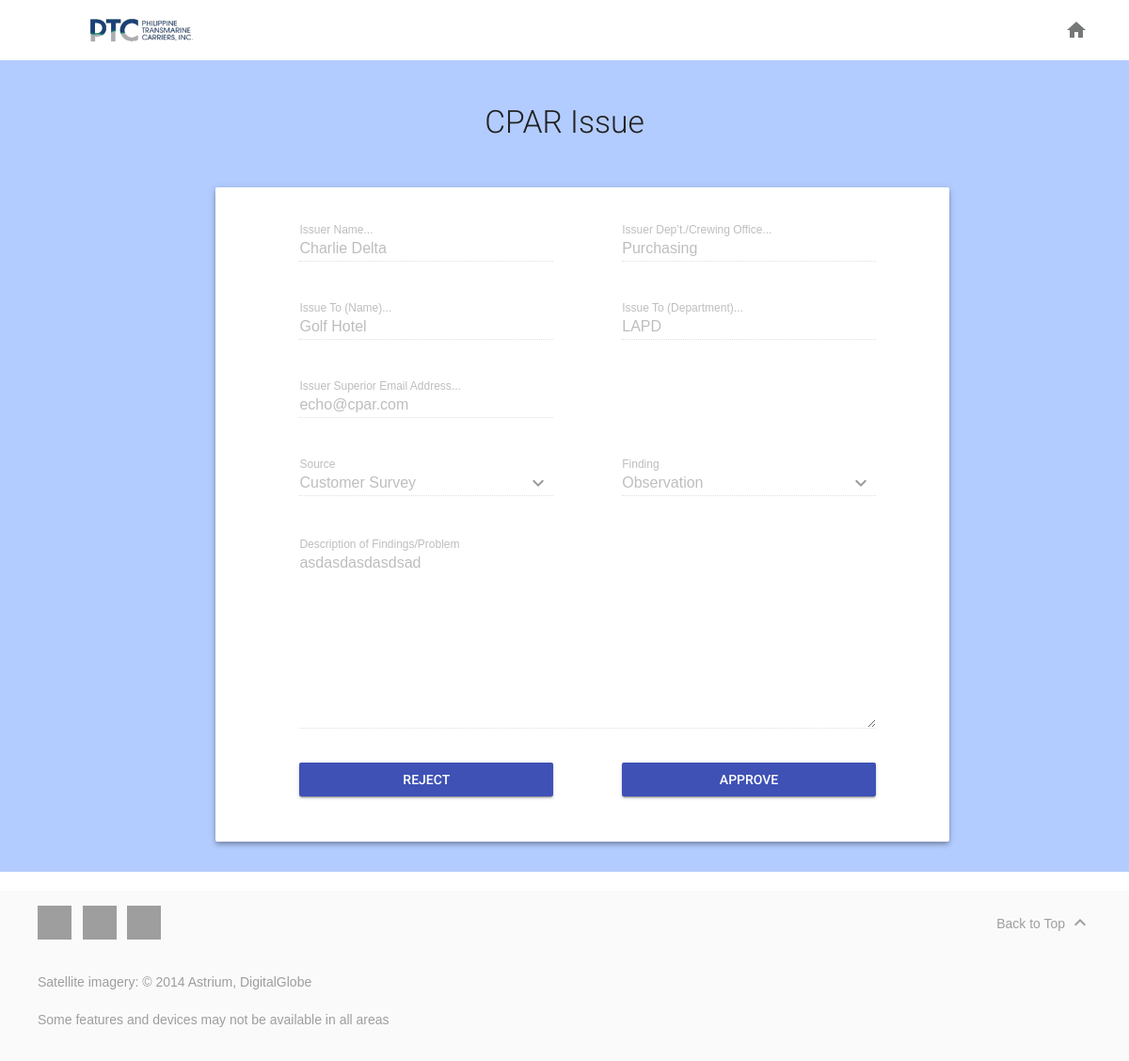
Page /superior-validate-cpar.php?issue_id_to_validate=1 (signed in) on the committed database.
### tables this page shows
CREATE TABLE `iss` (
  `ISS_ID` int(11) NOT NULL AUTO_INCREMENT,
  `ISS_SRC` varchar(50) DEFAULT NULL,
  `ISS_FNDNG` varchar(50) DEFAULT NULL,
  `ISS_FNDNG_DSC` longtext,
  `ISS_APPRVL_STS` varchar(50) DEFAULT NULL,
  `ISS_VLDT_STS` varchar(50) DEFAULT NULL,
  `ISS_RSN_FR_DNL` longtext,
  `ISS_DT` date DEFAULT NULL,
  `ISS_TM` time DEFAULT NULL,
  `ISS_USR_ISSR_ID` int(11) DEFAULT NULL,
  `ISS_USR_SPR_ID` int(11) DEFAULT NULL,
  `ISS_USR_CNCRN_ID` int(11) DEFAULT NULL,
  `ISS_CNCRN_ID` int(11) DEFAULT NULL,
  `ISS_DT_CRTD` date DEFAULT NULL,
  `ISS_DT_APPRVD` date DEFAULT NULL,
  PRIMARY KEY (`ISS_ID`),
  KEY `ISS_USR_ID` (`ISS_USR_ISSR_ID`),
  KEY `ISS_USR_SPR_ID` (`ISS_USR_SPR_ID`),
  KEY `ISS_USR_CNCRN_ID` (`ISS_USR_CNCRN_ID`),
  KEY `ISS_CNCRN_ID` (`ISS_CNCRN_ID`)
);

CREATE TABLE `usr` (
  `USR_ID` int(11) unsigned NOT NULL AUTO_INCREMENT,
  `USR_NM` varchar(25) DEFAULT NULL,
  `USR_EML` varchar(25) DEFAULT NULL,
  `USR_DPRTMNT` varchar(25) DEFAULT NULL,
  `USR_ACCNT_ID` int(11) unsigned DEFAULT NULL,
  `USR_ACCNT_TYP_ID` int(11) unsigned DEFAULT NULL,
  PRIMARY KEY (`USR_ID`),
  KEY `U_ACCNT_ID` (`USR_ACCNT_ID`),
  KEY `USR_ACCNT_TYP` (`USR_ACCNT_TYP_ID`)
);

### include/superior_get_issue_data.php (called while the page is built, shortened)
<?php
require_once('connect/connect.php');
if(isset($_GET['issue_id_to_validate'])) {
	if($sql = mysqli_query($con, 'SELECT * FROM ISS, USR WHERE ISS_ID = ' . $_GET['issue_id_to_validate'] . ' AND ISS.ISS_USR_ISSR_ID=USR.USR_ID LIMIT 1')) {
		while ($row = mysqli_fetch_array($sql, MYSQLI_ASSOC)) {
			$issr_array[] = $row;
		}
	}
	if($sql = mysqli_query($con, 'SELECT * FROM ISS, USR WHERE ISS_ID = ' . $_GET['issue_id_to_validate'] . ' AND ISS.ISS_USR_SPR_ID=USR.USR_ID LIMIT 1')) {
		while ($row = mysqli_fetch_array($sql, MYSQLI_ASSOC)) {
			$spr_array[] = $row;
		}
	}
	if($sql = mysqli_query($con, 'SELECT * FROM ISS, USR WHERE ISS_ID = ' . $_GET['issue_id_to_validate'] . ' AND ISS.ISS_USR_CNCRN_ID=USR.USR_ID LIMIT 1')) {
		while ($row = mysqli_fetch_array($sql, MYSQLI_ASSOC)) {
			$cncrn_array[] = $row;
		}
	}
}
$issr_nm = $issr_array[0]["USR_NM"];
$issr_dprtmnt = $issr_array[0]["USR_DPRTMNT"];
$cncrn_nm = $cncrn_array[0]["USR_NM"];
$cncrn_dprtmnt = $cncrn_array[0]["USR_DPRTMNT"];
$spr_eml = $spr_array[0]["USR_EML"];
$iss_src = $issr_array[0]["ISS_SRC"];
$iss_fndng = $issr_array[0]["ISS_FNDNG"];
$iss_fndng_dsc = $issr_array[0]["ISS_FNDNG_DSC"];
?>

### superior-validate-cpar.php (the view, shortened to what this page needs)
<!doctype html>
<html lang="en">
  <?php require_once('header.php');
		require_once('include/check_session.php');
		require_once('include/superior_get_issue_data.php');
  ?>
  <body>
    <div class="mdl-layout mdl-js-layout mdl-layout--fixed-header">
      <?php include_once('superior/superior-manage-account-topbar.php'); ?>
         <main class="android-content mdl-layout__content">
           <div class="page-content" style="background-color: #b3ccff">
          <br>
           <div class="mdl-tabs__panel is-active" id="demo">
              <h1>CPAR Issue</h1>
       <div class="mdl-grid">
            <div class="mdl-cell mdl-cell--2-col"></div>
            <div class="mdl-cell mdl-cell--10-col">
               <div class="mdl-grid portfolio-max-width portfolio-contact">
                <div class="mdl-cell mdl-cell--10-col mdl-card mdl-shadow--4dp">
                    <div class="mdl-card__supporting-text">
                            <form action="superior-validate-cpar.php" class="" enctype="multipart/form-data" method="POST">
                                 <div class="mdl-grid">
                                    <div class="mdl-cell mdl-cell--1-col"></div>
                                     <div class="mdl-cell mdl-cell--5-col">
                                        <div class="mdl-textfield mdl-js-textfield mdl-textfield--floating-label" style="width: 100%">
                                            <input class="mdl-textfield__input" pattern="[A-Z,a-z, ]*" type="text" id="Name" value="<?php echo $issr_nm;?>" disabled="true">
                                            <label class="mdl-textfield__label" for="Name">Issuer Name...</label>
                                        </div>
                                     </div>
                                     <div class="mdl-cell mdl-cell--1-col"></div>
                                     <div class="mdl-cell mdl-cell--5-col">
                                          <div class="mdl-textfield mdl-js-textfield mdl-textfield--floating-label" style="width: 100%">
                                            <input class="mdl-textfield__input" pattern="[A-Z,a-z, ]*" type="text" id="Name" value="<?php echo $issr_dprtmnt;?>" disabled="true">
                                            <label class="mdl-textfield__label" for="Name">Issuer Dep’t./Crewing Office...</label>
                                        </div>
                                     </div>
                                    <div class="mdl-cell mdl-cell--1-col"></div>
                                     <div class="mdl-cell mdl-cell--5-col">
                                       <div class="mdl-textfield mdl-js-textfield mdl-textfield--floating-label" style="width: 100%">
                                            <input class="mdl-textfield__input" pattern="[A-Z,a-z, ]*" type="text" id="Name"  value="<?php echo $cncrn_nm;?>" disabled="true">
                                            <label class="mdl-textfield__label" for="Name">Issue To (Name)...</label>
                                        </div>
                                     </div>
                                     <div class="mdl-cell mdl-cell--1-col"></div>
                                     <div class="mdl-cell mdl-cell--5-col">
                                        <div class="mdl-textfield mdl-js-textfield mdl-textfield--floating-label" style="width: 100%">
                                            <input class="mdl-textfield__input" pattern="[A-Z,a-z, ]*" type="text" id="Name"  value="<?php echo $cncrn_dprtmnt;?>" disabled="true">
                                            <label class="mdl-textfield__label" for="Name">Issue To (Department)...</label>
                                        </div>
                                     </div>
                                     <div class="mdl-cell mdl-cell--1-col"></div>
                                     <div class="mdl-cell mdl-cell--5-col">
                                        <div class="mdl-textfield mdl-js-textfield mdl-textfield--floating-label" style="width: 100%">
                                            <input class="mdl-textfield__input" pattern="[A-Z,a-z,0-9,@,. ]*" type="email" id="Name"  value="<?php echo $spr_eml;?>" disabled="true">
                                            <label class="mdl-textfield__label" for="Name">Issuer Superior Email Address...</label>
                                         </div>
                                     </div>
                                    <div class="mdl-cell mdl-cell--6-col"></div>
                                     <br>
                                    <div class="mdl-cell mdl-cell--1-col"></div>
                                     <div class="mdl-cell mdl-cell--5-col">
                                        <div class="mdl-textfield mdl-js-textfield mdl-textfield--floating-label getmdl-select getmdl-select__fullwidth getmdl-select__fix-height">
                                            <input class="mdl-textfield__input" type="text" id="sample" readonly tabIndex="-1"  value="<?php echo $iss_src;?>" disabled="true">
                                            <label for="sample2">
                                                <i class="mdl-icon-toggle__label material-icons">keyboard_arrow_down</i>
                                            </label>
                                            <label for="sample" class="mdl-textfield__label">Source</label>
                                        </div>
                                     </div>
                                     <br>
                                     <div class="mdl-cell mdl-cell--1-col"></div>
                                     <div class="mdl-cell mdl-cell--5-col">
                                        <div class="mdl-textfield mdl-js-textfield mdl-textfield--floating-label getmdl-select getmdl-select__fullwidth getmdl-select__fix-height">
                                            <input class="mdl-textfield__input" type="text" id="sample2" value="<?php echo $iss_fndng; ?>" readonly tabIndex="-1" disabled="true">
                                            <label for="sample2">
                                                <i class="mdl-icon-toggle__label material-icons">keyboard_arrow_down</i>
                                            </label>
                                            <label for="sample2" class="mdl-textfield__label">Finding</label>
                                        </div>
                                     </div>
                                     <br>
                                     <div class="mdl-cell mdl-cell--1-col"></div>
                                     <div class="mdl-cell mdl-cell--11-col">
                                        <div class="mdl-textfield mdl-js-textfield mdl-textfield--floating-label" style="width: 100%">
                                            <textarea disabled="true" class="mdl-textfield__input" type="text" rows= "10" cols="15" id="sample5" ><?php echo $iss_fndng_dsc; ?></textarea>
                                            <label class="mdl-textfield__label" for="sample5">Description of Findings/Problem</label>
                                          </div>
                                    </div>
									 <div class="mdl-cell mdl-cell--1-col"></div>
                                     <div class="mdl-cell mdl-cell--5-col">
										<p>
                                                <button class="mdl-button mdl-js-button mdl-button--raised mdl-js-ripple-effect mdl-button--colored" style="width: 100%" name="reject" type="submit">
                                            Reject
                                                </button>
                                        </p>
									 </div>
									 <div class="mdl-cell mdl-cell--1-col"></div>
                                     <div class="mdl-cell mdl-cell--5-col">
                                        <p>
                                                <button class="mdl-button mdl-js-button mdl-button--raised mdl-js-ripple-effect mdl-button--colored" style="width: 100%" name="approve" type="submit">
                                            Approve
                                                </button>
                                        </p>
                                    </div>
                                     <br>
                                     <br>
                                     <br>
                                </div>
                            </form>
                    </div>
                </div>
                </div>
            </div>
           </div>
            </div>
          </div>
       <?php include_once('superior/superior-footer.php'); ?>
      </main>
    </div>
  </body>
</html>

### assets/css/header.css (style rules this page uses)
body { margin: 0; }

### assets/css/table.css (style rules this page uses)
*, *:after, *:before { -webkit-box-sizing: border-box; -moz-box-sizing: border-box; box-sizing: border-box; }
#demo { margin: 20px auto; }
#demo h1 { font-size: 2.4rem; line-height: 3.2rem; letter-spacing: 0; font-weight: 300; color: #212121; text-transform: inherit; margin-bottom: 1rem; text-align: center; }

### assets/css/textbox.css (style rules this page uses)
.form-style-1 input[type=text], .form-style-1 input[type=date], .form-style-1 input[type=datetime], .form-style-1 input[type=number], .form-style-1 input[type=search], .form-style-1 input[type=time], .form-style-1 input[type=url], .form-style-1 input[type=email], textarea, select { box-sizing: border-box; -webkit-box-sizing: border-box; -moz-box-sizing: border-box; border:1px solid #BEBEBE; padding: 7px; margin:0px; -webkit-transition: all 0.30s ease-in-out; -moz-transition: all 0.30s ease-in-out; -ms-transition: all 0.30s ease-in-out; -o-transition: all 0.30s ease-in-out; outline: none; }

### rows in the picture
iss: USR_NM "Charlie Delta", USR_DPRTMNT "Purchasing", USR_NM "Golf Hotel", USR_DPRTMNT "LAPD", USR_EML "echo@cpar.com", ISS_SRC "Customer Survey", ISS_FNDNG "Observation", ISS_FNDNG_DSC "asdasdasdasdsad"
